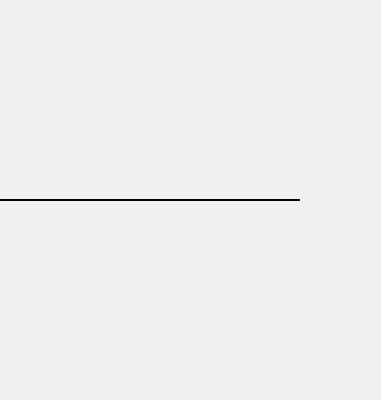
Frame 1 (no input)
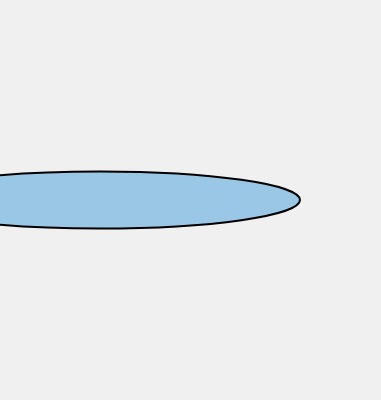
Frame 60 (no input)
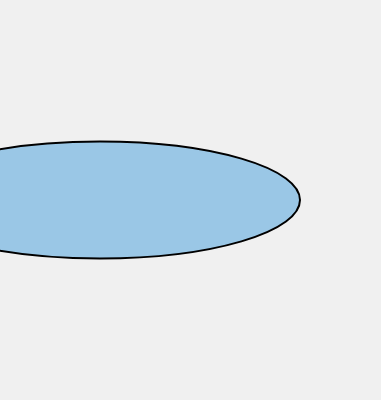
Frame 120 (the mouse pressed at the canvas centre since frame 60)

The p5.js sketch that drew these frames (run headless with seeded random() and noise() and a simulated clock; from frame 60 on, the mouse is pressed at the canvas centre):

// p5.js sketch
// ── sketch.js
//Moving No Flash Ball
var counter = 0; //declare counter to be 0
var balldir = false; //declaring balldir as a variable. can set to true or false.
                    //will change in if statement
function setup() {
  createCanvas(381,400);
                 }

function draw() {
//STYLES
  //noStroke();
  strokeWeight(2);
    //stroke("indigo")
  background(240);
    /* background in the draw function(infinite loop) will redraw the color so the ball doesn't leave a trail of black behind it. */
  console.log(counter);
  ellipse(100, height/2,400,counter);
    //the ball. counter is the x coord.
    //starts on L edge, 0x
    //since it starts at 0 as declared globally
    // the height/2 put the y coord in the middle

  if(counter < 0) { //limitone: if counter is less than 0,
    balldir = true; //balldir = true, meaning it goes forward
    console.log("left hit: " + counter)};

  if(counter > width) { //limittwo: if bigger than the width
  balldir = false; //balldir = false, it goes backward
  console.log("right hit: " + counter)};
    //ball bounce back pt1
    //when the ball x coord becomes greater than the width, balldir becomes false.
    //width = R edge of canvas = 381 in this case

//FAST bounce back (faster code)
  if(balldir == true) {
  counter = counter + 1;}
  else{(counter = counter - 1); } //aka balldir = false
    //ball bounce back pt2
    //counter = counter - 1
    //makes the ball reverse direction on reaching R edge of canvas.

  if(counter >= 0 && counter <= 127) {fill(154,199,230)}          //0-127x: ball is blue
  else if(counter > 127 && counter <= 254) {fill("mediumorchid")}//128-254: pink
  else if(counter > 254 && counter < width){fill("darkcyan")}   //255-381: darkblue
  else{ fill("yellow")}
    //ball won't flash anymore because "=" has been added
    // ">=" means 0-127  127-254  254-381(width)
    //else defined as yellow
    //meaning, if it's not flashing in browser, it was done correctly
                }
